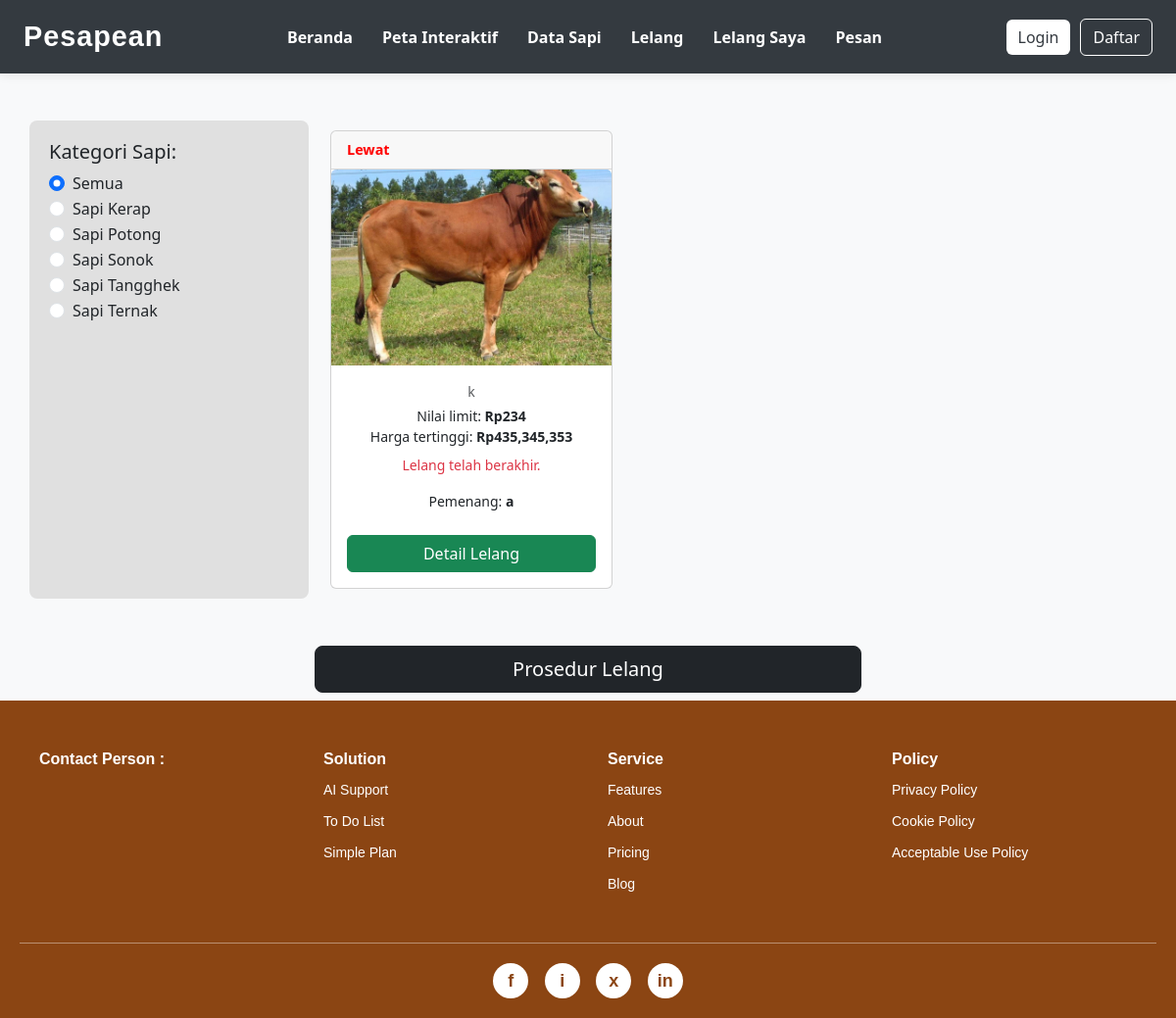
Page /pembeli/lelang.php on the earlier database version.
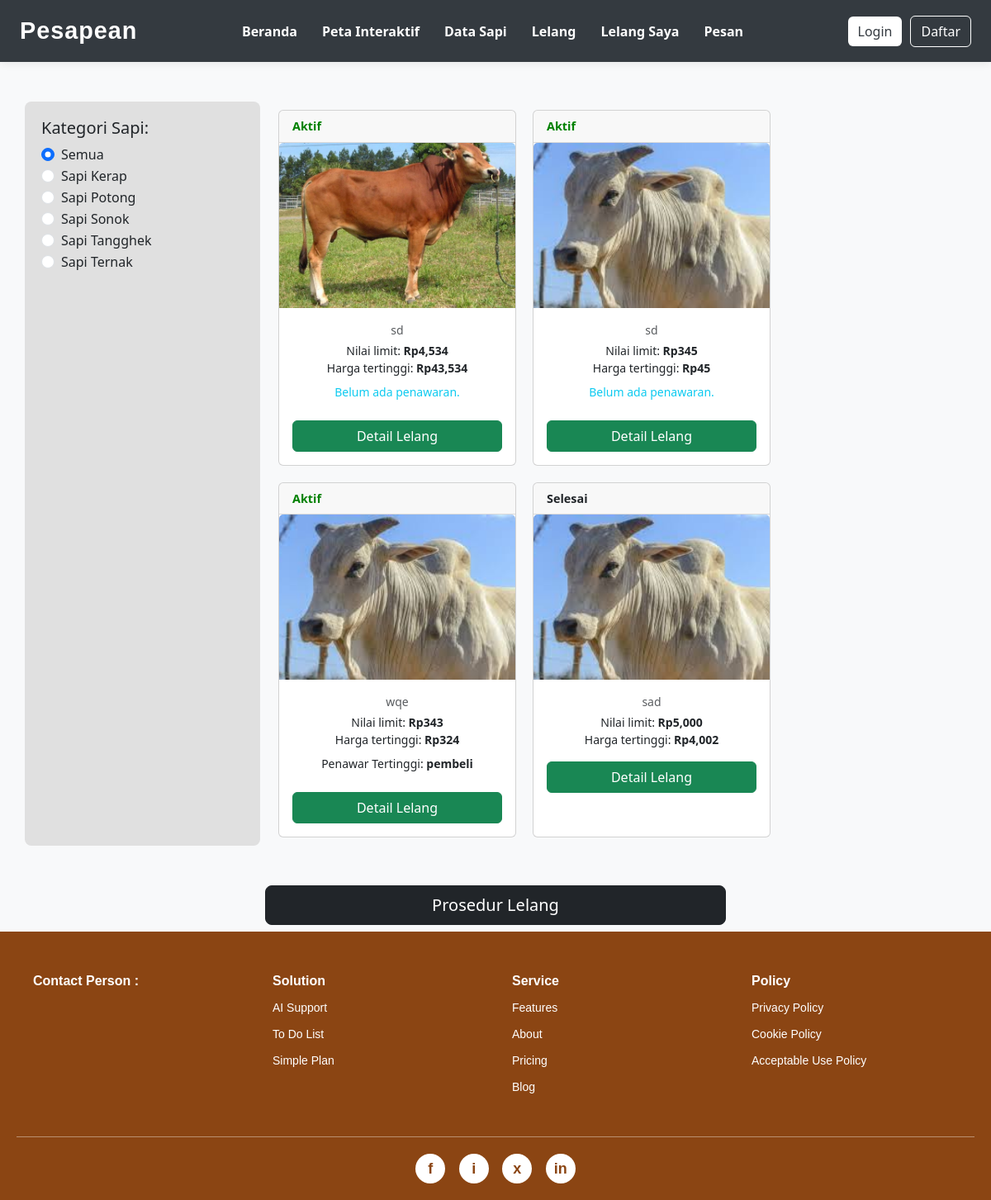
Same page on the later database version.
### tables this page shows
CREATE TABLE `macamsapi` (
  `id_macamSapi` int(11) NOT NULL,
  `name` varchar(100) DEFAULT NULL
);

CREATE TABLE `data_sapi` (
  `id_sapi` int(11) NOT NULL,
  `id_macamSapi` int(11) DEFAULT NULL,
  `foto_sapi` varchar(255) DEFAULT NULL,
  `harga_sapi` int(11) DEFAULT NULL,
  `nama_pemilik` varchar(100) DEFAULT NULL,
  `alamat_pemilik` varchar(255) DEFAULT NULL,
  `nomor_pemilik` varchar(20) DEFAULT NULL,
  `email_pemilik` varchar(100) DEFAULT NULL,
  `createdAt` datetime DEFAULT NULL,
  `updatedAt` datetime DEFAULT NULL,
  `latitude` varchar(50) DEFAULT NULL,
  `longitude` varchar(50) DEFAULT NULL,
  `jenis_kelamin` enum('jantan','betina') DEFAULT NULL,
  `id_user_penjual` int(11) DEFAULT NULL
);

CREATE TABLE `lelang` (
  `id_lelang` int(11) NOT NULL,
  `id_sapi` int(11) DEFAULT NULL,
  `harga_awal` int(11) DEFAULT NULL,
  `harga_tertinggi` int(11) DEFAULT NULL,
  `id_penawaranTertinggi` int(11) DEFAULT NULL,
  `batas_waktu` datetime DEFAULT NULL,
  `status` varchar(50) DEFAULT NULL,
  `approved_by_admin` tinyint(1) DEFAULT '0',
  `approved_at` datetime DEFAULT NULL,
  `id_admin_approver` int(11) DEFAULT NULL,
  `createdAt` datetime DEFAULT NULL,
  `updatedAt` datetime DEFAULT NULL,
  `id_user` int(11) DEFAULT NULL
);

CREATE TABLE `users` (
  `id_user` int(11) NOT NULL,
  `username` varchar(50) DEFAULT NULL,
  `email` varchar(100) DEFAULT NULL,
  `password` varchar(100) DEFAULT NULL,
  `createdAt` datetime DEFAULT NULL,
  `updateAt` datetime DEFAULT NULL,
  `id_role` int(11) DEFAULT NULL
);

### pembeli/lelang.php (the view, shortened to what this page needs)
<?php
include '../koneksi.php';
mysqli_query($koneksi, "
    UPDATE lelang
    SET status = 'Lewat', updatedAt = NOW()
    WHERE batas_waktu < NOW() AND status = 'Aktif'
");
$queryKategori = mysqli_query($koneksi, "SELECT id_macamSapi, name FROM macamSapi ORDER BY name ASC");
$selectedKategori = isset($_GET['kategori']) ? $_GET['kategori'] : 'semua';
$queryDataSapi = mysqli_query($koneksi, "
    SELECT
        ds.id_sapi,
        ds.foto_sapi,
        ds.alamat_pemilik,
        ms.name AS kategori,
        l.id_lelang,
        l.harga_awal,
        l.harga_tertinggi,
        l.status,
        l.batas_waktu,
        u.username AS nama_penawar_tertinggi,
        u.id_user AS id_penawar_tertinggi -- Menambahkan ID penawar tertinggi
    FROM data_sapi ds
    INNER JOIN macamSapi ms ON ds.id_macamSapi = ms.id_macamSapi
    INNER JOIN lelang l ON ds.id_sapi = l.id_sapi
    LEFT JOIN Penawaran p ON l.id_penawaranTertinggi = p.id_penawaran -- Gabung dengan Penawaran
    LEFT JOIN users u ON p.id_user = u.id_user -- Gabung dengan users untuk detail penawar
    WHERE l.status != 'Pending' " .
    ($selectedKategori != 'semua' ? "AND ms.id_macamSapi = '" . mysqli_real_escape_string($koneksi, $selectedKategori) . "'" : "") . "
    ORDER BY l.createdAt DESC
");
?>
<!DOCTYPE html>
<html>
<head>
    <link rel="stylesheet" href="../style.css">
    <link href="https://cdn.jsdelivr.net/npm/bootstrap@5.3.3/dist/css/bootstrap.min.css" rel="stylesheet">
    <link rel="stylesheet" href="https://cdnjs.cloudflare.com/ajax/libs/font-awesome/6.5.0/css/all.min.css" />
</head>
<body class="bg-light">
    <header class="main-header">
        <nav class="navbar">
            <div class="logo">
                <a href="../pembeli/beranda.php">Pesapean</a>
            </div>
            <ul class="nav-links">
                <li><a href="../pembeli/beranda.php">Beranda</a></li>
                <li><a href="../pembeli/peta.php">Peta Interaktif</a></li>
                <li><a href="../pembeli/data_sapi.php?jenis=sonok">Data Sapi</a></li>
                <li><a href="../pembeli/lelang.php">Lelang</a></li>
                <li><a href="../pembeli/lelang_diikuti.php">Lelang Saya</a></li>
                <li><a href="../pembeli/pesan.php">Pesan</a></li>
            </ul>
            <div class="auth-links">
                <?php
                if (isset($_SESSION['id_user'])) {
                    echo '<a href="../auth/profile.php" class="btn btn-primary">Profile</a>';
                } else {
                    echo '<a href="../login.php" class="btn btn-primary">Login</a>';
                    echo '<a href="../register.php" class="btn btn-outline-primary">Daftar</a>';
                }
                ?>
            </div>
        </nav>
    </header>
    <div class="container mt-5">
        <div class="row">
            <div class="col-md-3 filter-box">
                <h5>Kategori Sapi:</h5>
                <form method="GET" action="">
                    <div class="form-check">
                        <input class="form-check-input" type="radio" name="kategori" id="semua" value="semua" onchange="this.form.submit()" <?= ($selectedKategori == 'semua') ? 'checked' : '' ?>>
                        <label class="form-check-label" for="semua">Semua</label>
                    </div>
                    <?php while ($kategori = mysqli_fetch_assoc($queryKategori)) : ?>
                        <div class="form-check">
                            <input class="form-check-input" type="radio" name="kategori" value="<?= htmlspecialchars($kategori['id_macamSapi']); ?>" id="kategori<?= htmlspecialchars($kategori['id_macamSapi']); ?>" onchange="this.form.submit()" <?= ($selectedKategori == $kategori['id_macamSapi']) ? 'checked' : '' ?>>
                            <label class="form-check-label" for="kategori<?= htmlspecialchars($kategori['id_macamSapi']); ?>">
                                <?= htmlspecialchars($kategori['name']); ?>
                            </label>
                        </div>
                    <?php endwhile; ?>
                </form>
            </div>
            <div class="col-md-9 d-flex flex-wrap">
                <?php while ($sapi = mysqli_fetch_assoc($queryDataSapi)) : ?>
                    <div class="card card-sapi">
                        <div class="card-header status <?= strtolower($sapi['status']); ?>">
                            <?= htmlspecialchars($sapi['status']); ?>
                        </div>
                        <img src="../uploads_sapi/<?= htmlspecialchars($sapi['foto_sapi']); ?>" class="card-img-top" alt="gambar sapi" style="height: 200px; object-fit: cover;">
                        <div class="card-body">
                            <p class="card-text text-center text-muted small mb-1"><?= htmlspecialchars($sapi['alamat_pemilik']); ?></p>
                            <p class="card-text text-center small mb-2">
                                Nilai limit: <strong>Rp<?= number_format($sapi['harga_awal']); ?></strong><br>
                                Harga tertinggi: <strong>Rp<?= number_format($sapi['harga_tertinggi']); ?></strong>
                            </p>
                            <?php if ($sapi['status'] == 'Aktif' || $sapi['status'] == 'Sedang') :
                            ?>
                                <?php if (!empty($sapi['nama_penawar_tertinggi'])) : ?>
                                    <p class="card-text text-center small mt-2">
                                        Penawar Tertinggi:
                                        <strong>
                                            <?= htmlspecialchars($sapi['nama_penawar_tertinggi']); ?>
                                        </strong>
                                    </p>
                                <?php else : ?>
                                    <p class="card-text text-center small mt-2 text-info">
                                        Belum ada penawaran.
                                    </p>
                                <?php endif; ?>
                            <?php elseif ($sapi['status'] == 'Lewat') : ?>
                                <p class="card-text text-center small mt-2 text-danger">
                                    Lelang telah berakhir.
                                </p>
                                <?php if (!empty($sapi['nama_penawar_tertinggi'])) : ?>
                                    <p class="card-text text-center small mt-1">
                                        Pemenang: <strong><?= htmlspecialchars($sapi['nama_penawar_tertinggi']); ?></strong>
                                    </p>
                                <?php else : ?>
                                    <p class="card-text text-center small mt-1">
                                        Tidak ada pemenang.
                                    </p>
                                <?php endif; ?>
                            <?php endif; ?>
                            <a href="../pembeli/detail.php?id=<?= htmlspecialchars($sapi['id_sapi']); ?>&id_lelang=<?= htmlspecialchars($sapi['id_lelang']); ?>" class="btn btn-success w-100 mt-2">Detail Lelang</a>
                        </div>
                    </div>
                <?php endwhile; ?>
            </div>
        </div>
        <div class="row mt-5">
            <div class="col text-center">
                <a href="prosedur.php" class="btn btn-dark btn-lg w-50 mb-2">Prosedur Lelang</a><br>
            </div>
        </div>
    </div>
    <?php include '../footer.php'; ?> <script src="https://cdn.jsdelivr.net/npm/bootstrap@5.3.3/dist/js/bootstrap.bundle.min.js"></script>
</body>
</html>

### footer.php (shortened to what this page needs)
<footer>
    <div class="footer-top">
        <div class="footer-column">
            <h4>Contact Person :</h4>
        </div>
        <div class="footer-column">
            <h4>Solution</h4>
            <ul>
                <li><a href="#">AI Support</a></li>
                <li><a href="#">To Do List</a></li>
                <li><a href="#">Simple Plan</a></li>
            </ul>
        </div>
        <div class="footer-column">
            <h4>Service</h4>
            <ul>
                <li><a href="#">Features</a></li>
                <li><a href="#">About</a></li>
                <li><a href="#">Pricing</a></li>
                <li><a href="#">Blog</a></li>
            </ul>
        </div>
        <div class="footer-column">
            <h4>Policy</h4>
            <ul>
                <li><a href="#">Privacy Policy</a></li>
                <li><a href="#">Cookie Policy</a></li>
                <li><a href="#">Acceptable Use Policy</a></li>
            </ul>
        </div>
    </div>
    <div class="footer-icons">
        <a href="#">f</a>
        <a href="#">i</a>
        <a href="#">x</a>
        <a href="#">in</a>
    </div>
</footer>

### style.css (style rules this page uses)
:root { --primary-color: #f0c040; --secondary-color: #333; --accent-color: #555; --background-light: #f8f8f8; --text-color: #333; --white-color: #ffffff; --border-radius: 8px; --transition-speed: 0.3s ease; }
body { background-color: var(--background-light); font-family: 'Open Sans', Arial, sans-serif; margin: 0; padding: 0; line-height: 1.6; color: var(--text-color); }
a { text-decoration: none; color: var(--primary-color); transition: color var(--transition-speed); }
.btn { display: inline-block; padding: 12px 25px; border: none; border-radius: 5px; cursor: pointer; font-size: 16px; font-weight: 600; transition: background-color var(--transition-speed), color var(--transition-speed); }
.btn-primary { background-color: var(--primary-color); color: var(--secondary-color); }
.main-header { background-color: var(--secondary-color); color: var(--white-color); padding: 15px 0; box-shadow: 0 2px 5px rgba(0, 0, 0, 0.1); }
.navbar { display: flex; justify-content: space-between; align-items: center; max-width: 1200px; margin: 0 auto; padding: 0 20px; }
.navbar .logo a { font-size: 28px; font-weight: 700; color: var(--primary-color); letter-spacing: 1px; }
.navbar .nav-links { list-style: none; margin: 0; padding: 0; display: flex; gap: 30px; }
.navbar .nav-links a { color: var(--white-color); font-weight: 600; font-size: 16px; position: relative; }
.navbar .nav-links a::after { content: ''; position: absolute; width: 0; height: 2px; background-color: var(--primary-color); left: 0; bottom: -5px; transition: width var(--transition-speed); }

### pembeli/lelang.php (style rules this page uses)
:root { --primary-color: #343a40; --secondary-color: #6c757d; --success-color: #28a745; --info-color: #17a2b8; --warning-color: #ffc107; --danger-color: #dc3545; --light-color: #f8f9fa; --dark-color: #343a40; --white-color: #ffffff; --border-color: #e9ecef; --shadow-color: rgba(0, 0, 0, 0.08); }
.filter-box { background-color: #e0e0e0; padding: 20px; border-radius: 8px; }
.card-sapi { width: 18rem; margin: 10px; }
.status { font-size: 0.9em; font-weight: bold; padding: 0.5rem 1rem; border-bottom: 1px solid rgba(0, 0, 0, .125); }
.status.aktif { color: green; }
.main-header { background-color: var(--primary-color); box-shadow: 0 2px 10px var(--shadow-color); padding: 1rem 0; margin-bottom: 2rem; }
.navbar { display: flex; justify-content: space-between; align-items: center; max-width: 1200px; margin: 0 auto; padding: 0 1.5rem; }
.navbar .logo a { font-family: 'Montserrat', sans-serif; font-size: 1.8rem; font-weight: 700; color: var(--white-color); text-decoration: none; transition: color 0.3s ease; }
.nav-links { list-style: none; margin: 0; padding: 0; display: flex; gap: 1.5rem; }
.nav-links li a { text-decoration: none; color: var(--white-color); font-weight: 600; padding: 0.5rem 0; transition: color 0.3s ease, border-bottom 0.3s ease; }
.auth-links { display: flex; gap: 10px; align-items: center; }
.auth-links .btn-primary { background-color: var(--white-color); color: var(--primary-color); border: none; }
.auth-links .btn-outline-primary { background-color: transparent; color: var(--white-color); border: 1px solid var(--white-color); }
.status.lewat { color: red; }

### footer.php (style rules this page uses)
footer { background-color: #8b4513; color: white; padding: 40px 20px 20px; font-family: Arial, sans-serif; }
.footer-top { display: flex; justify-content: space-between; flex-wrap: wrap; border-bottom: 1px solid rgba(255, 255, 255, 0.4); padding-bottom: 30px; }
.footer-column { flex: 1; min-width: 150px; margin: 10px 20px; }
.footer-column h4 { font-size: 16px; font-weight: bold; margin-bottom: 10px; }
.footer-column ul { list-style: none; padding: 0; margin: 0; }
.footer-column ul li { margin-bottom: 8px; }
.footer-column ul li a { color: white; text-decoration: none; font-size: 14px; }
.footer-icons { text-align: center; margin-top: 20px; }
.footer-icons a { display: inline-block; width: 36px; height: 36px; margin: 0 6px; background-color: white; color: #8b4513; border-radius: 50%; text-align: center; line-height: 36px; font-size: 18px; text-decoration: none; font-weight: bold; }

Differences in the rows shown:
removed data_sapi: lelang.status "Lewat", foto_sapi (picture), alamat_pemilik "k", lelang.harga_awal "234", lelang.harga_tertinggi "435,345,353", users.username "a"
added data_sapi: lelang.status "Aktif", foto_sapi (picture), alamat_pemilik "sd", lelang.harga_awal "4,534", lelang.harga_tertinggi "43,534", shows "Belum ada penawaran."
added data_sapi: lelang.status "Aktif", foto_sapi (picture), alamat_pemilik "sd", lelang.harga_awal "345", lelang.harga_tertinggi "45", shows "Belum ada penawaran."
added data_sapi: lelang.status "Aktif", foto_sapi (picture), alamat_pemilik "wqe", lelang.harga_awal "343", lelang.harga_tertinggi "324", users.username "pembeli"
added data_sapi: lelang.status "Selesai", foto_sapi (picture), alamat_pemilik "sad", lelang.harga_awal "5,000", lelang.harga_tertinggi "4,002"
